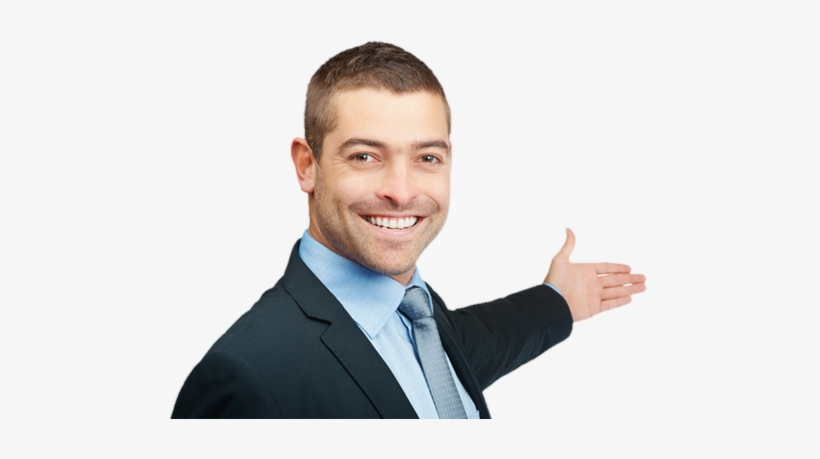
#> input picture 26 - Redes Neurais Convolucionais Deep Learning com PyTorch/person.png, 820 x 459 px
$ jupyter execute '4 - Filtros.ipynb'
#> lines starting #> are read from the running program, lines starting #| are printed output that depends on the picture
[cell 1]
import matplotlib.pyplot as plt
from skimage import io

from scipy.signal import convolve
import numpy as np

import urllib.request

from PIL import Image

[cell 2]
def show(img, kernel, resultado, titulo):

    fig, axs = plt.subplots(1, 3, figsize=(15, 5))
    plot = [img, kernel, resultado]
    titulo = ['Imagem', titulo, 'Mapa de ativação']

    for k, ax in enumerate(axs):
        ax.imshow(plot[k], cmap='gray')
        ax.set_yticks([])
        ax.set_xticks([])
        ax.set_title(titulo[k])

    for i, line in enumerate(kernel):
        for j, col in enumerate(line):
            axs[1].text(j, i, '{:.2f}'.format(col), fontsize=12, color='red', va='center', ha='center')

[cell 3]
img = io.imread('person.png')
#> img is the input picture: shape (459, 820, 3); mean R, G, B 219.6, 218.1, 217.5
plt.imshow(img)

[cell 4]
img = img[:, :, 0]
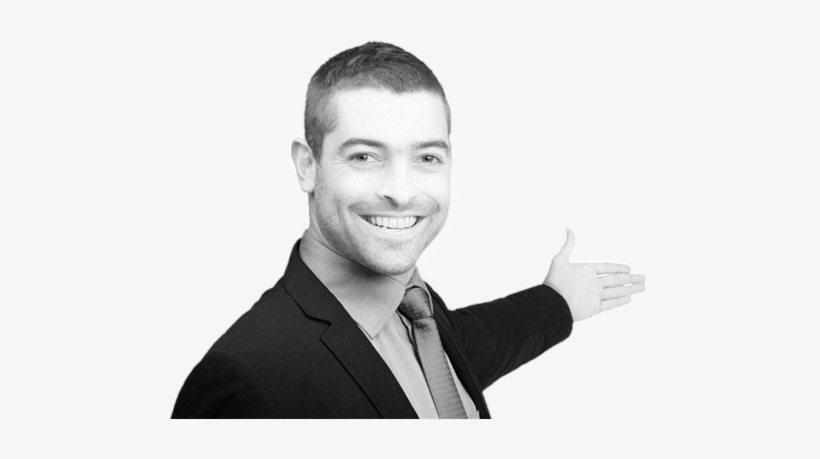
#> img: shape (459, 820); min 0, max 255, mean 219.6
plt.imshow(img, cmap='gray')

[cell 5]
kernel_media = np.zeros((9, 9))
kernel_media[:] = 1.0/ (9**2)

resultado = convolve(img, kernel_media, mode='valid')
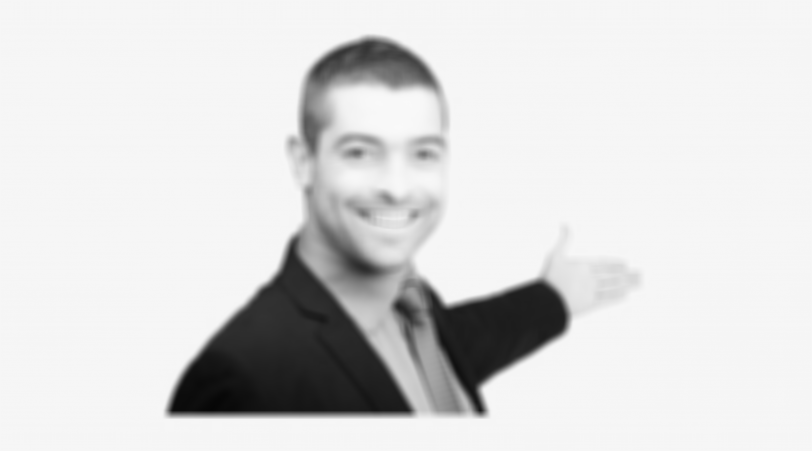
#> resultado: shape (451, 812) float64; min 6.78, max 249.3, mean 218.8
show(img, kernel_media, resultado, 'Kernel média')
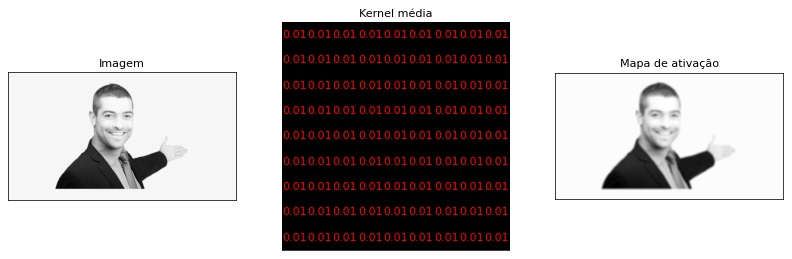
#> figure drawn by matplotlib, 3 panels

[cell 6]
# Sobel vertical
sobel_v = np.zeros((3, 3))
sobel_v[:, 0] = -1
sobel_v[:, 2] = 1
sobel_v[1, [0, 2]] = [-2, 2]

resultado = convolve(img, sobel_v, mode='valid')
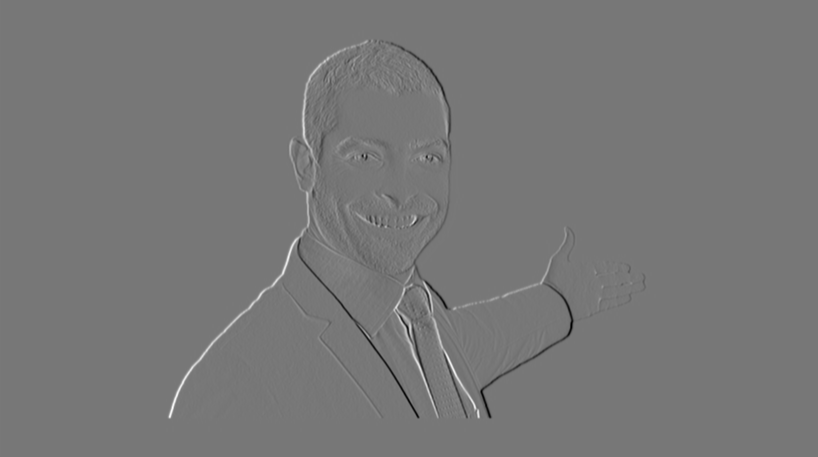
#> resultado: shape (457, 818) float64; min -718, max 808, mean 0; drawn with min black and max white
show(img, sobel_v, np.abs(resultado), 'Sobel vertical')
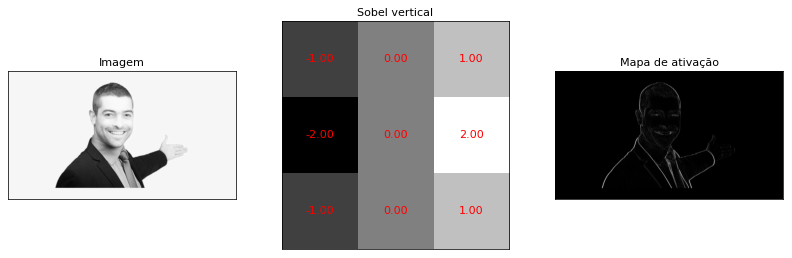
#> figure drawn by matplotlib, 3 panels

[cell 7]
# Sobel horizontal
sobel_h = np.zeros((3, 3))
sobel_h[0, :] = -1
sobel_h[2, :] = 1
sobel_h[[0, 2], 1] = [-2, 2]

resultado = convolve(img, sobel_h, mode='valid')
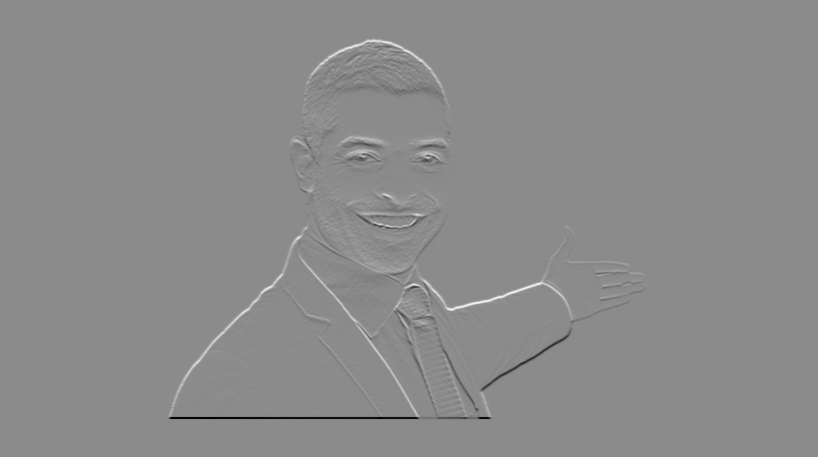
#> resultado: shape (457, 818) float64; min -917, max 760, mean 0; drawn with min black and max white
show(img, sobel_h, np.abs(resultado), 'Sobel horizontal')
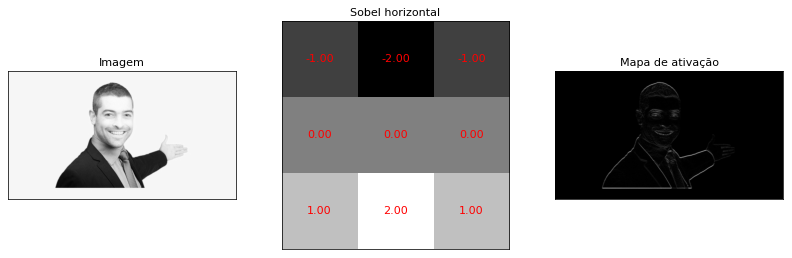
#> figure drawn by matplotlib, 3 panels

[cell 8]
# Laplace
laplace = np.ones((3, 3)) * -1
laplace[1, 1] = 8

resultado = convolve(img, laplace, mode='valid')
show(img, laplace, np.abs(resultado), 'Laplace')
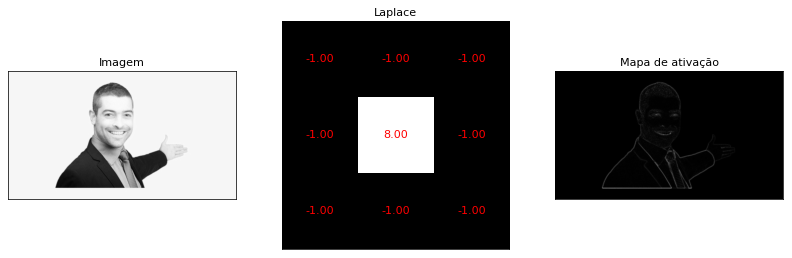
#> figure drawn by matplotlib, 3 panels

$ run again, with 26 - Redes Neurais Convolucionais Deep Learning com PyTorch/Kernel horizontal.png copied over 26 - Redes Neurais Convolucionais Deep Learning com PyTorch/person.png
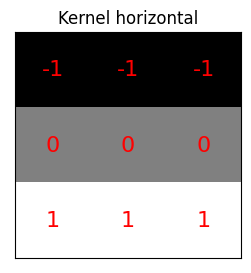
#> input picture 26 - Redes Neurais Convolucionais Deep Learning com PyTorch/Kernel horizontal.png, 251 x 273 px
#> img is the input picture: shape (273, 251, 4); mean R, G, B, A 152.8, 150.7, 150.7, 193.9
#> img: shape (273, 251)
#> `resultado = convolve(img, laplace, mode='valid')`:
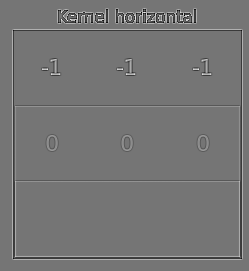
#> resultado: shape (271, 249) float64; min -1530, max 1785, mean 0; drawn with min black and max white
#> `[cell 8] # Laplace laplace = np.ones((3, 3)) * -1 laplace[1, 1] = 8  r..`:
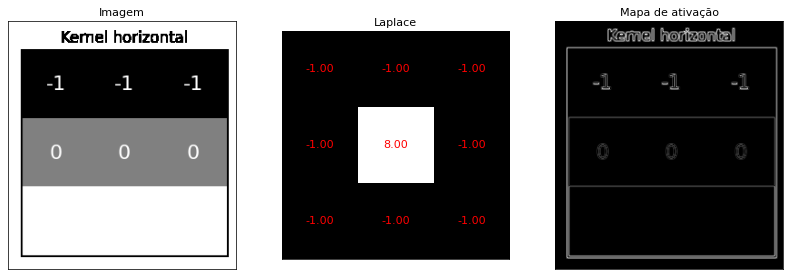
#> figure drawn by matplotlib, 3 panels

$ run again, with 26 - Redes Neurais Convolucionais Deep Learning com PyTorch/Kernel vertical.png copied over 26 - Redes Neurais Convolucionais Deep Learning com PyTorch/person.png
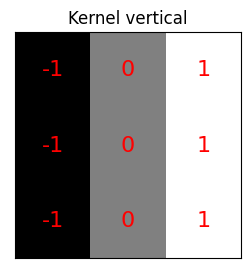
#> input picture 26 - Redes Neurais Convolucionais Deep Learning com PyTorch/Kernel vertical.png, 251 x 273 px
#> img is the input picture: shape (273, 251, 4); mean R, G, B, A 152.9, 150.8, 150.8, 193.6
#> img: shape (273, 251)
#> `resultado = convolve(img, laplace, mode='valid')`:
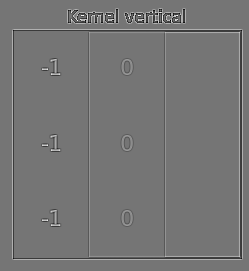
#> resultado: shape (271, 249) float64; min -1530, max 1785, mean 0; drawn with min black and max white
#> `[cell 8] # Laplace laplace = np.ones((3, 3)) * -1 laplace[1, 1] = 8  r..`:
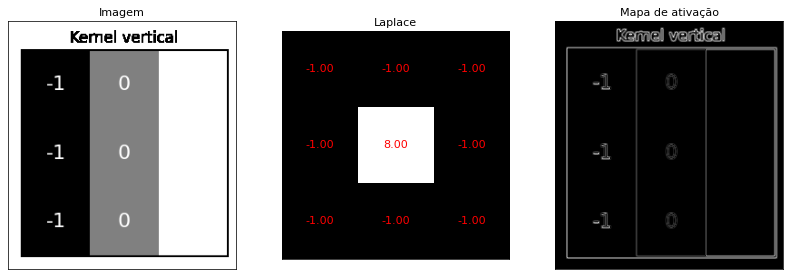
#> figure drawn by matplotlib, 3 panels
